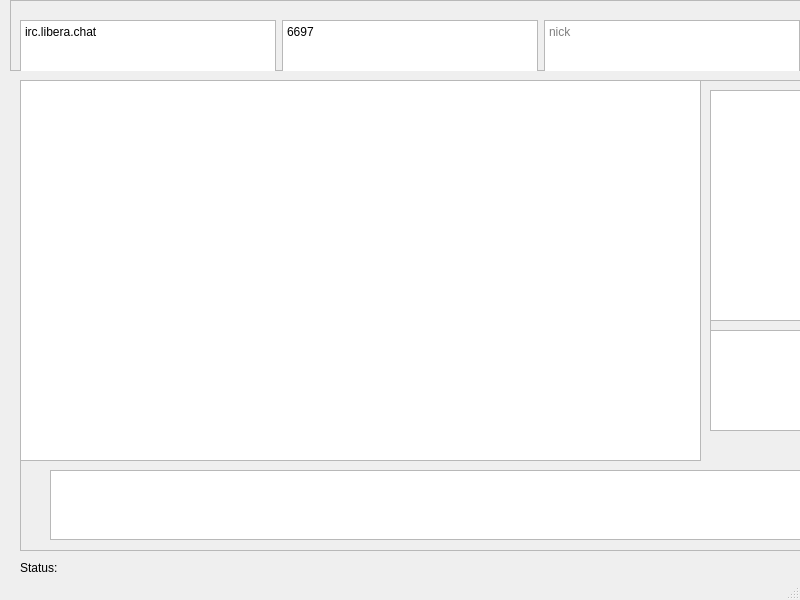
<?xml version="1.0" encoding="UTF-8"?>
<ui version="4.0">
 <class>winMain</class>
 <widget class="QMainWindow" name="winMain">
  <property name="geometry">
   <rect>
    <x>0</x>
    <y>0</y>
    <width>800</width>
    <height>600</height>
   </rect>
  </property>
  <property name="windowTitle">
   <string>eye are see GUI</string>
  </property>
  <widget class="QWidget" name="centralwidget">
   <widget class="QFrame" name="frmLogin">
    <property name="geometry">
     <rect>
      <x>10</x>
      <y>0</y>
      <width>791</width>
      <height>71</height>
     </rect>
    </property>
    <property name="frameShape">
     <enum>QFrame::Shape::StyledPanel</enum>
    </property>
    <property name="frameShadow">
     <enum>QFrame::Shadow::Raised</enum>
    </property>
    <widget class="QWidget" name="layoutWidget">
     <property name="geometry">
      <rect>
       <x>10</x>
       <y>20</y>
       <width>1084</width>
       <height>72</height>
      </rect>
     </property>
     <layout class="QHBoxLayout" name="horizontalLayout">
      <item>
       <widget class="QPlainTextEdit" name="txtServer">
        <property name="tabletTracking">
         <bool>false</bool>
        </property>
        <property name="toolTip">
         <string>Server</string>
        </property>
        <property name="tabChangesFocus">
         <bool>true</bool>
        </property>
        <property name="plainText">
         <string>irc.libera.chat</string>
        </property>
       </widget>
      </item>
      <item>
       <widget class="QPlainTextEdit" name="txtPort">
        <property name="tabletTracking">
         <bool>false</bool>
        </property>
        <property name="toolTip">
         <string>Port</string>
        </property>
        <property name="tabChangesFocus">
         <bool>true</bool>
        </property>
        <property name="plainText">
         <string>6697</string>
        </property>
       </widget>
      </item>
      <item>
       <widget class="QTextEdit" name="txtNick">
        <property name="toolTip">
         <string>Password</string>
        </property>
        <property name="tabChangesFocus">
         <bool>true</bool>
        </property>
        <property name="placeholderText">
         <string>nick</string>
        </property>
       </widget>
      </item>
      <item>
       <widget class="QLineEdit" name="txtPW">
        <property name="inputMask">
         <string>******</string>
        </property>
        <property name="text">
         <string>******</string>
        </property>
       </widget>
      </item>
      <item>
       <widget class="QPushButton" name="btnConnect">
        <property name="text">
         <string>Connect</string>
        </property>
       </widget>
      </item>
      <item>
       <widget class="QComboBox" name="cmbConnectionHistory">
        <property name="toolTip">
         <string>Connection HIstory</string>
        </property>
       </widget>
      </item>
     </layout>
    </widget>
   </widget>
   <widget class="QFrame" name="frmChatarea">
    <property name="geometry">
     <rect>
      <x>20</x>
      <y>80</y>
      <width>781</width>
      <height>471</height>
     </rect>
    </property>
    <property name="frameShape">
     <enum>QFrame::Shape::StyledPanel</enum>
    </property>
    <property name="frameShadow">
     <enum>QFrame::Shadow::Raised</enum>
    </property>
    <widget class="QFrame" name="frmUserslist">
     <property name="geometry">
      <rect>
       <x>690</x>
       <y>10</y>
       <width>91</width>
       <height>341</height>
      </rect>
     </property>
     <property name="frameShape">
      <enum>QFrame::Shape::StyledPanel</enum>
     </property>
     <property name="frameShadow">
      <enum>QFrame::Shadow::Raised</enum>
     </property>
     <widget class="QListView" name="lstChannels">
      <property name="geometry">
       <rect>
        <x>0</x>
        <y>0</y>
        <width>91</width>
        <height>231</height>
       </rect>
      </property>
     </widget>
     <widget class="QListView" name="lstUsers">
      <property name="geometry">
       <rect>
        <x>0</x>
        <y>240</y>
        <width>91</width>
        <height>101</height>
       </rect>
      </property>
     </widget>
    </widget>
    <widget class="QTextBrowser" name="textBrowser">
     <property name="geometry">
      <rect>
       <x>0</x>
       <y>0</y>
       <width>681</width>
       <height>381</height>
      </rect>
     </property>
    </widget>
    <widget class="QPlainTextEdit" name="txtInput">
     <property name="geometry">
      <rect>
       <x>30</x>
       <y>390</y>
       <width>751</width>
       <height>70</height>
      </rect>
     </property>
     <property name="toolTip">
      <string>Enter text here</string>
     </property>
    </widget>
   </widget>
   <widget class="QLabel" name="lblStatus">
    <property name="geometry">
     <rect>
      <x>20</x>
      <y>560</y>
      <width>491</width>
      <height>16</height>
     </rect>
    </property>
    <property name="text">
     <string>Status:</string>
    </property>
   </widget>
  </widget>
  <widget class="QStatusBar" name="statusbar"/>
 </widget>
 <resources/>
 <connections/>
</ui>
